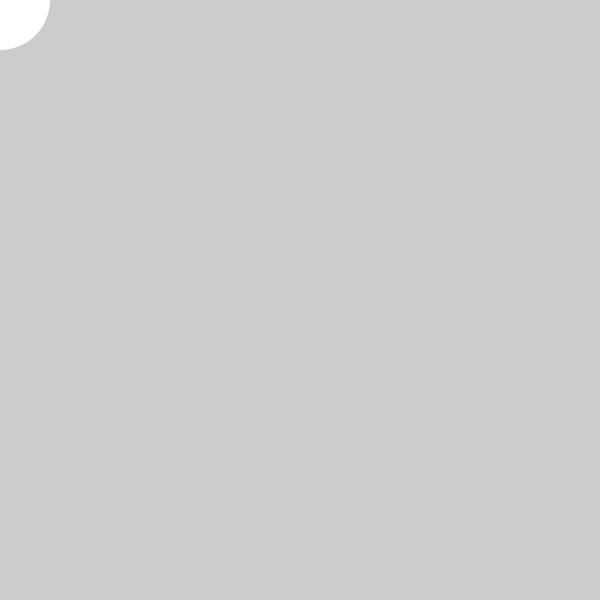
Frame 1 (no input)
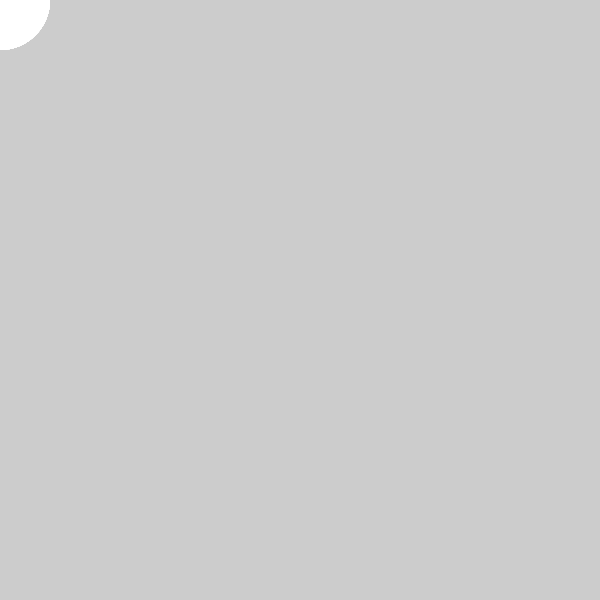
Frame 60 (the mouse pressed at the canvas centre just before this capture)
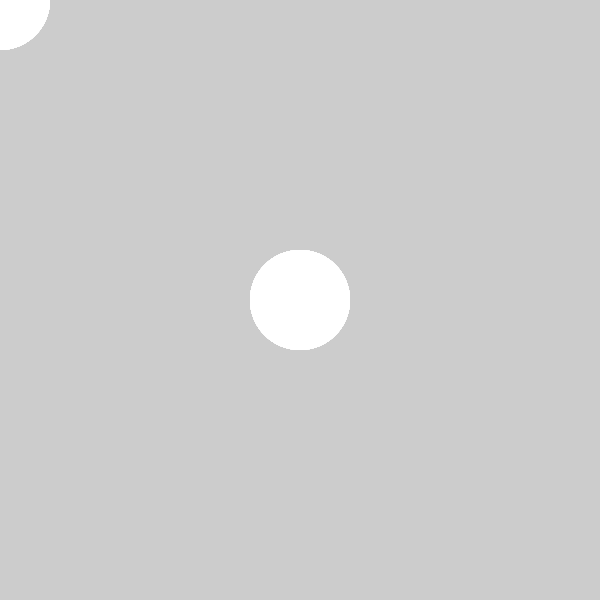
Frame 120 (the mouse held since frame 60 and released just before this capture)

The Processing sketch that drew these frames (run headless with seeded random() and noise(); from frame 60 on, the mouse is pressed at the canvas centre):

// Processing sketch: lecture_11_01_mouse_introduction
// ── lecture_11_01_mouse_introduction.pde
// mouse interaction
// mouseX, mouseY variables

void setup() {
  size(600, 600);
  noStroke();
}

void draw() {
  // background(200); // comparisons with/without background() function
  ellipse(mouseX, mouseY, 100, 100);
}
